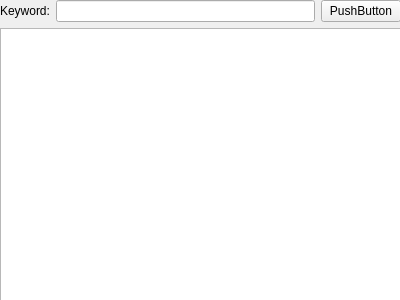
<?xml version="1.0" encoding="UTF-8"?>
<ui version="4.0">
 <class>Form</class>
 <widget class="QWidget" name="Form">
  <property name="geometry">
   <rect>
    <x>0</x>
    <y>0</y>
    <width>400</width>
    <height>300</height>
   </rect>
  </property>
  <property name="windowTitle">
   <string>TextFinder</string>
  </property>
  <widget class="QWidget" name="verticalLayoutWidget">
   <property name="geometry">
    <rect>
     <x>0</x>
     <y>0</y>
     <width>401</width>
     <height>301</height>
    </rect>
   </property>
   <layout class="QVBoxLayout" name="verticalLayout">
    <item>
     <layout class="QHBoxLayout" name="horizontalLayout">
      <item>
       <widget class="QLabel" name="label">
        <property name="text">
         <string>Keyword:</string>
        </property>
       </widget>
      </item>
      <item>
       <widget class="QLineEdit" name="lineEdit"/>
      </item>
      <item>
       <widget class="QPushButton" name="findButton">
        <property name="text">
         <string>PushButton</string>
        </property>
       </widget>
      </item>
     </layout>
    </item>
    <item>
     <widget class="QTextEdit" name="textEdit"/>
    </item>
   </layout>
  </widget>
 </widget>
 <resources/>
 <connections/>
</ui>
